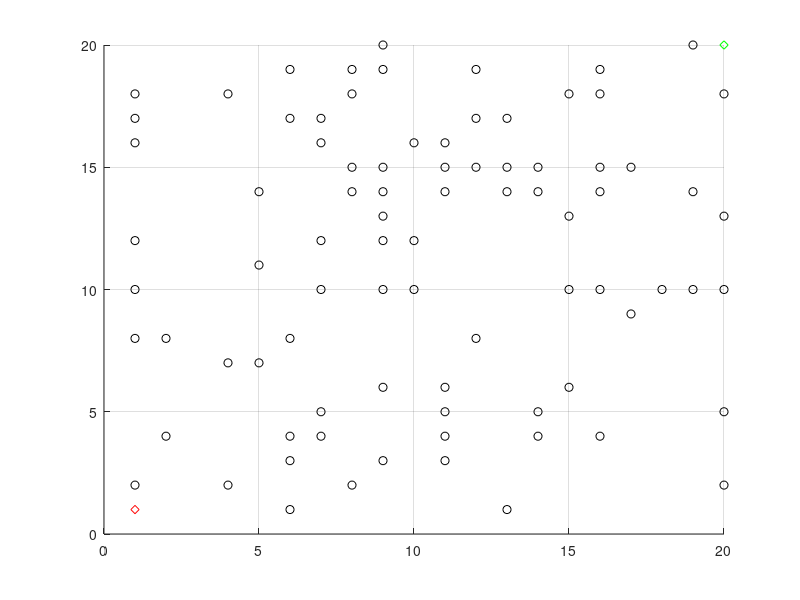

MATLAB code for this plot: (Note: this script raises an error after producing the figure.)
close all; clear all;
%% Settings
% Based on: https://www.mathworks.com/matlabcentral/fileexchange/26248-a---a-star--search-for-path-planning-tutorial
% A star with randomly placed obstacles

gridsize = 20;
obstaclepercentage = 0.2;
startx = 1;
starty = 1;
x_target = gridsize;
y_target = gridsize;
MAX_X = gridsize;
MAX_Y = gridsize;

tic()
% 0 = target, 1 = robot, 2 = free space, -1 = obstacle
obstacles = rand(gridsize) > (1-obstaclepercentage); % generate the random distrbution of objects
MAP = zeros(gridsize);
MAP(obstacles) = -1; % obstacles
MAP(~obstacles) = 2; % free space

MAP(y_target,x_target) = 0; % hard code the target
MAP(starty, startx) = 1; % robot init

%% Plot
hold on
axis([0,gridsize,0,gridsize])
grid on
plot(gridsize,gridsize,'gd') % plot the target
[y,x] = find(MAP == -1); % locations of obstacles
plot(x,y,'ko') % plot the obstacles

% [y_robot,x_robot] = find(MAP == 1); % locations of rovot
plot(startx,starty,'rd') % plot the init

% h = distance to next from start
% g = distance next node-target
% f = g + h

% put all obstacles on the closed list
% CLOSED: y, x
[CLOSED(:,1),CLOSED(:,2)] = find(MAP == -1);
closed_count = size(CLOSED,1);

% Note: functions take x,y order. But data structures have it in y,x

% put the starting location as the first node
x_node = startx;
y_node = starty;
open_count = 1;
path_cost = 0;
goal_dist = radistance(x_node, y_node, x_target, y_target);
OPEN(open_count, :) = insertOpen(x_node, y_node, x_node, y_node, path_cost, goal_dist, goal_dist);
OPEN(open_count, 1) = 0; % first one is not on the list
closed_count = closed_count + 1;
CLOSED = add2closed(CLOSED, x_node, y_node);
no_path = 1;

%% algorithm
while((x_node ~= x_target || y_node ~= y_target) && no_path == 1)
    exp_array = expandArray(x_node,y_node,path_cost,x_target,y_target,CLOSED,MAX_X,MAX_Y);
    exp_count=size(exp_array,1);
    
    % update open list with successors
    for i = 1:exp_count
        flag = 0;
        for j = 1:open_count
            if(exp_array(i,1) == OPEN(j,2) && exp_array(i,2) == OPEN(j,3))
                OPEN(j,8) = min(OPEN(j,8), exp_array(i,5)); %make node on open the one with the minimum cost function from expanded. This is a bad way to do it. 
                if OPEN(j,8) == exp_array(i,5) % once we find the one with min cost from expanded, update it
                    %update parents
                    OPEN(j,4) = y_node;
                    OPEN(j,5) = x_node;
                    OPEN(j,6) = exp_array(i,3);
                    OPEN(j,7) = exp_array(i,4);
                end
                flag = 1;
            end
        end % j for
        if flag == 0
            open_count = open_count + 1;
            OPEN(open_count, :) = insertOpen(exp_array(i,2),exp_array(i,1),x_node, y_node,exp_array(i,3), exp_array(i,5), exp_array(i,5)); 
        end
    end % i for
    % temp array of all items that are on open list (1 in 1st col)
    % if the goal is on the open list, that becomes j_min
    % return the index of smallest col 8 in open array
    % return -1 if temp is empty
    
    min_index = minFn(OPEN);
    if (min_index ~= -1)
        % new node = one with minimum cost function
        x_node = OPEN(min_index, 3);
        y_node = OPEN(min_index, 2);
        path_cost = OPEN(min_index, 6);
        % move the node to the closed list
        closed_count = closed_count +1;
        CLOSED(closed_count,:) = [y_node, x_node];
        OPEN(min_index,1) = 0; % mark it off the open list
    else
        % No path exists
        NoPath = 0; % exit the loop
    end
end

% optimal path starts with the final node
finali = 1;
% possible xy issue. Previously 2, 1
% closed: y, x
optimal(finali,:) = [CLOSED(end,1),CLOSED(end,2)]; % optimal path starts with end of closed list
xval = CLOSED(end,2);
yval = CLOSED(end,1);
finali = finali + 1;

if optimal(1,1) == y_target && optimal(1,2) == x_target
    inode = 0;
    %traverse open to find parent nodes
    correct_index = nodeIndex(OPEN, xval, yval);
    parent_x = OPEN(correct_index,5); 
    parent_y = OPEN(correct_index,4);
    
    % Richard: and vs OR
    while( parent_x ~= startx && parent_y ~= starty)
        optimal(finali,2) = parent_x;
        optimal(finali,1) = parent_y;
        %Get the grandparents:-)
        inode = nodeIndex(OPEN,parent_x,parent_y);
        parent_x = OPEN(inode,5);%node_index returns the index of the node
        parent_y = OPEN(inode,4);
        finali=finali+1;
    end
        optimal(end,:) = [starty, startx];
   plot(optimal(:,2),optimal(:,1),'-bx')
else
   disp('No Path is possible') 
end

toc()

function index = nodeIndex(OPEN, xval, yval) % finds the index of the entry in OPEN with the required y and x values
gh = 1;
    while(OPEN(gh,2) ~= yval && OPEN(gh,3) ~= xval)
        gh=gh+1;
    end

    index=gh;
end

function min_index = minFn(OPEN)  % find index of node with minimum cost 
OPEN = [OPEN, [1:size(OPEN, 1)]']; % augment open with indices
temp = OPEN(OPEN(:,1) == 1, :); % temp is all nodes on open list (first col in OPEN = 1)
if isempty(temp)
    min_index = -1; % nothing on OPEN 
else
    [~, min_index] = min(temp(:,8)); % index of entry in temp with minimum cost function
    min_index = temp(min_index, 9); % return index of OPEN list (col 9) from temp (permissible nodes)
end
end

function expanded = expandArray(x_node,y_node,hn,x_target,y_target,CLOSED,MAX_X,MAX_Y) % generate expansion (search area) around a node
expanded = [];
exp_count = 1;
c2 = size(CLOSED,1);%Number of elements in CLOSED including the zeros

for k = 1:-1:-1 % expand outward
    for j = 1:-1:-1
        if (k ~= j || k ~= 0)
            tempx = x_node + k;
            tempy = y_node + j;
            
            % if tempx and tempy are valid and not on closed list
            if((tempx > 0 && tempx <= MAX_X)) && ((tempy > 0 && tempy <= MAX_Y))
                flag = 1;
                for c1 = 1:c2
                    if(tempx == CLOSED(c1,2) && tempy == CLOSED(c1, 1))
                        flag = 0;
                    end
                end % check if in closed list for
                if (flag == 1)
                    expanded(exp_count,1) = tempy;
                    expanded(exp_count,2) = tempx;
                    expanded(exp_count,3) = hn + radistance(x_node, y_node, tempx, tempy); % dist from start-node
                    expanded(exp_count,4) = radistance(x_target, y_target, tempx, tempy); % dist node-target
                    expanded(exp_count,5) = expanded(exp_count,4) + expanded(exp_count,3); % dist start-target through node
                    exp_count = exp_count + 1;
                end
            end % if valid expansion
        end
    end %
end % k
end

function closed = add2closed(closed, x,y)
count = size(closed, 1);
closed(count, 1) = y;
closed(count, 2) = x;
end

function dist = radistance(xcurr, ycurr, xdest, ydest) % heuristic function
dist = sqrt((xdest-xcurr)^2 + (ydest-ycurr)^2);
end

function new_row = insertOpen(x,y,parentx,parenty, hn, gn, fn) 
new_row = [1,y,x,parenty,parentx,hn,gn,fn];
end

